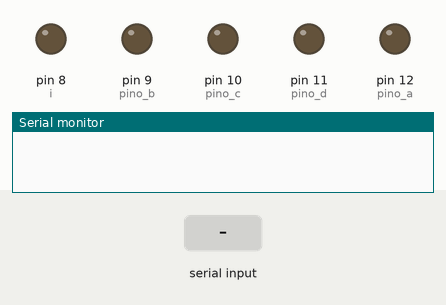
Recording of a sketch running on a simulated Arduino Uno, built with avr-gcc and run on an emulated ATmega328P. Shown: output pins drawn as LEDs (lit = HIGH), the last lines printed to the serial monitor. The inputs (shaded band) are chosen by the test bench.

Above: at 1.2 s.
1.3 s: "90,45\n" received over Serial
At 2.5 s:
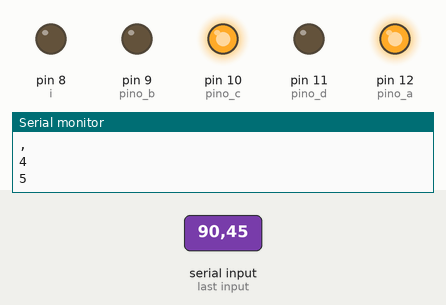
2.8 s: "30,150\n" received over Serial
At 3.7 s:
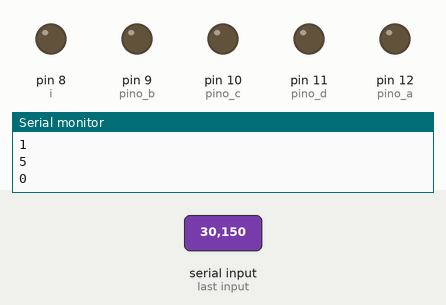
4.3 s: "2\n" received over Serial
At 4.7 s:
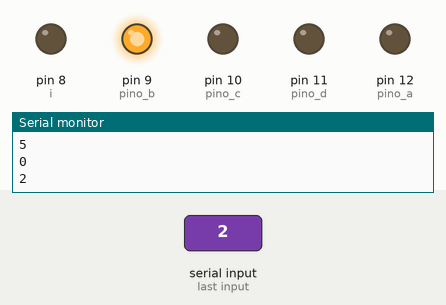
5.8 s: "1\n" received over Serial
At 7.0 s:
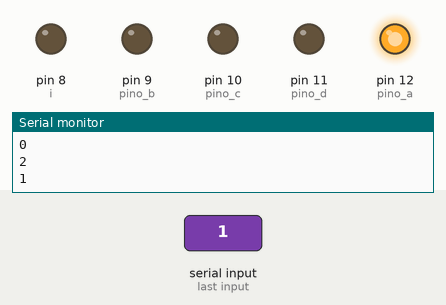
7.3 s: "4\n" received over Serial
At 8.1 s:
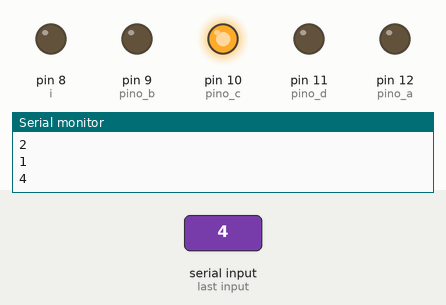
Timing chart, 0 to 10.3 s (numbered marks = the images above; inputs shaded):
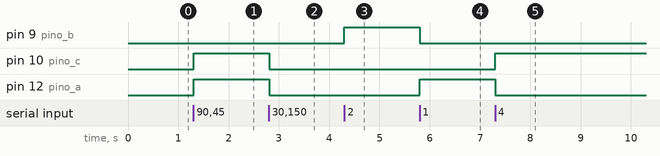

Measured:
- after the input at 1.3 s, pin 10 (pino_c), pin 12 (pino_a): LOW → HIGH at once
- after the input at 2.8 s, pin 10 (pino_c), pin 12 (pino_a): HIGH → LOW at once
- after the input at 4.3 s, pin 9 (pino_b): LOW → HIGH at once
- after the input at 5.8 s, pin 9 (pino_b): HIGH → LOW at once; pin 12 (pino_a): LOW → HIGH at once
- after the input at 7.3 s, pin 10 (pino_c): LOW → HIGH at once; pin 12 (pino_a): HIGH → LOW at once

The sketch:

display_by_keyboard.ino
```cpp
int i = 8;
const int pino_a = 12;
const int pino_b = 9;
const int pino_c = 10;
const int pino_d = 11;

char leitura_serial;

void setup() {
  Serial.begin(9600);
  while(i <= 12){
    pinMode(i, OUTPUT);
    i++;
   }
}

void loop() {
  if(Serial.available()>0){//Verifica se há algum byte na porta serial
    leitura_serial = Serial.read();//Armazena bytes da porta Serial
    Serial.println(leitura_serial);//Exibe o que foi armazenado
    leitura_serial = leitura_serial - 48;
//Number 0
      if(leitura_serial == 0){
          digitalWrite(pino_a, LOW);
          digitalWrite(pino_b, LOW);
          digitalWrite(pino_c, LOW);
          digitalWrite(pino_d, LOW);
      }
//Number 01
      if(leitura_serial == 1){
          digitalWrite(pino_a, HIGH);
          digitalWrite(pino_b, LOW);
          digitalWrite(pino_c, LOW);
          digitalWrite(pino_d, LOW);
      }
//Number 02
      if(leitura_serial == 2){
          digitalWrite(pino_a, LOW);
          digitalWrite(pino_b, HIGH);
          digitalWrite(pino_c, LOW);
          digitalWrite(pino_d, LOW);
      }
//Number 03
      if(leitura_serial == 3){
          digitalWrite(pino_a, HIGH);
          digitalWrite(pino_b, HIGH);
          digitalWrite(pino_c, LOW);
          digitalWrite(pino_d, LOW);
      }
//Number 04
      if(leitura_serial == 4){
          digitalWrite(pino_a, LOW);
          digitalWrite(pino_b, LOW);
          digitalWrite(pino_c, HIGH);
          digitalWrite(pino_d, LOW);
      }
//Number 05
      if(leitura_serial == 5){
          digitalWrite(pino_a, HIGH);
          digitalWrite(pino_b, LOW);
          digitalWrite(pino_c, HIGH);
          digitalWrite(pino_d, LOW);
      }
//Number 06
      if(leitura_serial == 6){
          digitalWrite(pino_a, LOW);
          digitalWrite(pino_b, HIGH);
          digitalWrite(pino_c, HIGH);
          digitalWrite(pino_d, LOW);
      }
//Number 07
      if(leitura_serial == 7){
          digitalWrite(pino_a, HIGH);
          digitalWrite(pino_b, HIGH);
          digitalWrite(pino_c, HIGH);
          digitalWrite(pino_d, LOW);
      }
//Number 08
      if(leitura_serial == 8){
          digitalWrite(pino_a, LOW);
          digitalWrite(pino_b, LOW);
          digitalWrite(pino_c, LOW);
          digitalWrite(pino_d, HIGH);
      }
//Number 09
      if(leitura_serial == 9){
          digitalWrite(pino_a, HIGH);
          digitalWrite(pino_b, LOW);
          digitalWrite(pino_c, LOW);
          digitalWrite(pino_d, HIGH);
      }
   }
}
```
